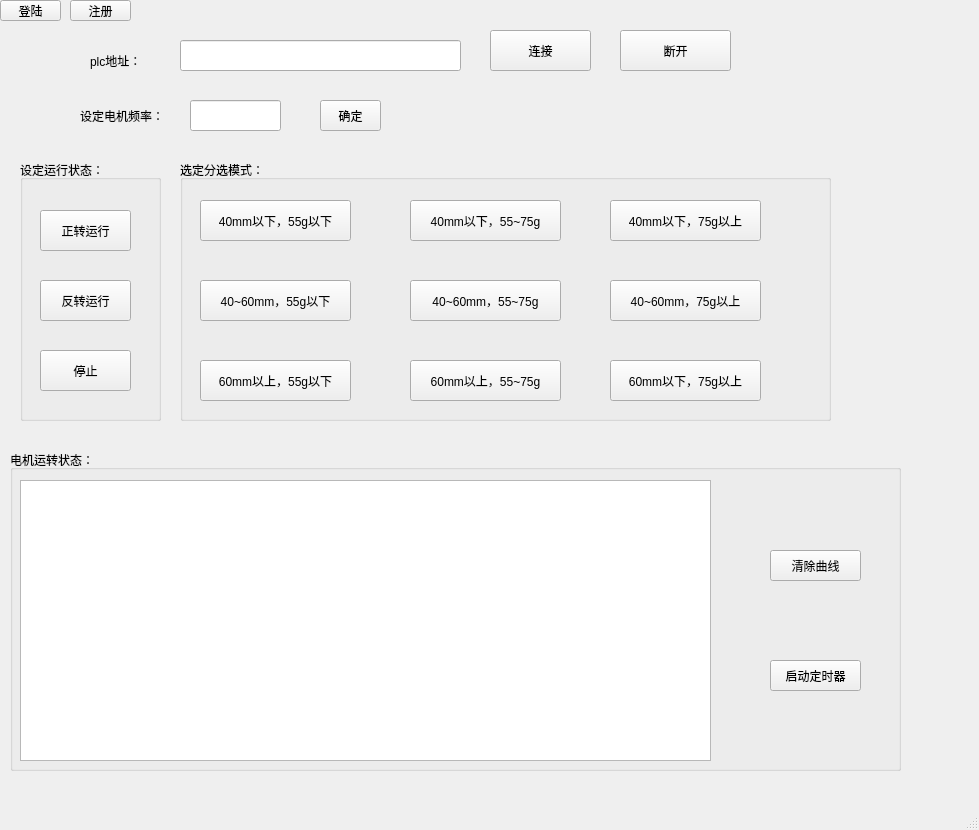
<?xml version="1.0" encoding="UTF-8"?>
<ui version="4.0">
 <class>MainWindow</class>
 <widget class="QMainWindow" name="MainWindow">
  <property name="geometry">
   <rect>
    <x>0</x>
    <y>0</y>
    <width>979</width>
    <height>830</height>
   </rect>
  </property>
  <property name="windowTitle">
   <string>MainWindow</string>
  </property>
  <widget class="QWidget" name="centralwidget">
   <widget class="QPushButton" name="pushButton">
    <property name="geometry">
     <rect>
      <x>490</x>
      <y>30</y>
      <width>101</width>
      <height>41</height>
     </rect>
    </property>
    <property name="text">
     <string>连接</string>
    </property>
   </widget>
   <widget class="QPushButton" name="pushButton_2">
    <property name="geometry">
     <rect>
      <x>620</x>
      <y>30</y>
      <width>111</width>
      <height>41</height>
     </rect>
    </property>
    <property name="text">
     <string>断开</string>
    </property>
   </widget>
   <widget class="QLineEdit" name="lineEdit">
    <property name="geometry">
     <rect>
      <x>180</x>
      <y>40</y>
      <width>281</width>
      <height>31</height>
     </rect>
    </property>
   </widget>
   <widget class="QLabel" name="label">
    <property name="geometry">
     <rect>
      <x>90</x>
      <y>40</y>
      <width>91</width>
      <height>41</height>
     </rect>
    </property>
    <property name="text">
     <string>plc地址：</string>
    </property>
   </widget>
   <widget class="QLabel" name="label_3">
    <property name="geometry">
     <rect>
      <x>80</x>
      <y>105</y>
      <width>101</width>
      <height>21</height>
     </rect>
    </property>
    <property name="text">
     <string>设定电机频率：</string>
    </property>
   </widget>
   <widget class="QLineEdit" name="lineEdit_2">
    <property name="geometry">
     <rect>
      <x>190</x>
      <y>100</y>
      <width>91</width>
      <height>31</height>
     </rect>
    </property>
   </widget>
   <widget class="QGroupBox" name="groupBox">
    <property name="geometry">
     <rect>
      <x>20</x>
      <y>160</y>
      <width>141</width>
      <height>261</height>
     </rect>
    </property>
    <property name="title">
     <string>设定运行状态：</string>
    </property>
    <widget class="QPushButton" name="FW_run">
     <property name="geometry">
      <rect>
       <x>20</x>
       <y>50</y>
       <width>91</width>
       <height>41</height>
      </rect>
     </property>
     <property name="text">
      <string>正转运行</string>
     </property>
    </widget>
    <widget class="QPushButton" name="RW_run">
     <property name="geometry">
      <rect>
       <x>20</x>
       <y>120</y>
       <width>91</width>
       <height>41</height>
      </rect>
     </property>
     <property name="text">
      <string>反转运行</string>
     </property>
    </widget>
    <widget class="QPushButton" name="stop">
     <property name="geometry">
      <rect>
       <x>20</x>
       <y>190</y>
       <width>91</width>
       <height>41</height>
      </rect>
     </property>
     <property name="text">
      <string>停止</string>
     </property>
    </widget>
   </widget>
   <widget class="QGroupBox" name="groupBox_2">
    <property name="geometry">
     <rect>
      <x>180</x>
      <y>160</y>
      <width>651</width>
      <height>261</height>
     </rect>
    </property>
    <property name="title">
     <string>选定分选模式：</string>
    </property>
    <widget class="QPushButton" name="pushButton_14">
     <property name="geometry">
      <rect>
       <x>20</x>
       <y>40</y>
       <width>151</width>
       <height>41</height>
      </rect>
     </property>
     <property name="text">
      <string>40mm以下，55g以下</string>
     </property>
    </widget>
    <widget class="QPushButton" name="pushButton_17">
     <property name="geometry">
      <rect>
       <x>230</x>
       <y>40</y>
       <width>151</width>
       <height>41</height>
      </rect>
     </property>
     <property name="text">
      <string>40mm以下，55~75g</string>
     </property>
    </widget>
    <widget class="QPushButton" name="pushButton_15">
     <property name="geometry">
      <rect>
       <x>20</x>
       <y>120</y>
       <width>151</width>
       <height>41</height>
      </rect>
     </property>
     <property name="text">
      <string>40~60mm，55g以下</string>
     </property>
    </widget>
    <widget class="QPushButton" name="pushButton_16">
     <property name="geometry">
      <rect>
       <x>230</x>
       <y>120</y>
       <width>151</width>
       <height>41</height>
      </rect>
     </property>
     <property name="text">
      <string>40~60mm，55~75g</string>
     </property>
    </widget>
    <widget class="QPushButton" name="pushButton_18">
     <property name="geometry">
      <rect>
       <x>20</x>
       <y>200</y>
       <width>151</width>
       <height>41</height>
      </rect>
     </property>
     <property name="text">
      <string>60mm以上，55g以下</string>
     </property>
    </widget>
    <widget class="QPushButton" name="pushButton_19">
     <property name="geometry">
      <rect>
       <x>230</x>
       <y>200</y>
       <width>151</width>
       <height>41</height>
      </rect>
     </property>
     <property name="text">
      <string>60mm以上，55~75g</string>
     </property>
    </widget>
    <widget class="QPushButton" name="pushButton_20">
     <property name="geometry">
      <rect>
       <x>430</x>
       <y>40</y>
       <width>151</width>
       <height>41</height>
      </rect>
     </property>
     <property name="text">
      <string>40mm以下，75g以上</string>
     </property>
    </widget>
    <widget class="QPushButton" name="pushButton_21">
     <property name="geometry">
      <rect>
       <x>430</x>
       <y>120</y>
       <width>151</width>
       <height>41</height>
      </rect>
     </property>
     <property name="text">
      <string>40~60mm，75g以上</string>
     </property>
    </widget>
    <widget class="QPushButton" name="pushButton_22">
     <property name="geometry">
      <rect>
       <x>430</x>
       <y>200</y>
       <width>151</width>
       <height>41</height>
      </rect>
     </property>
     <property name="text">
      <string>60mm以下，75g以上</string>
     </property>
    </widget>
   </widget>
   <widget class="QGroupBox" name="groupBox_3">
    <property name="geometry">
     <rect>
      <x>10</x>
      <y>450</y>
      <width>891</width>
      <height>321</height>
     </rect>
    </property>
    <property name="title">
     <string>电机运转状态：</string>
    </property>
    <widget class="QChartView" name="graphicsView">
     <property name="geometry">
      <rect>
       <x>10</x>
       <y>30</y>
       <width>691</width>
       <height>281</height>
      </rect>
     </property>
    </widget>
    <widget class="QPushButton" name="btnClear">
     <property name="geometry">
      <rect>
       <x>760</x>
       <y>100</y>
       <width>91</width>
       <height>31</height>
      </rect>
     </property>
     <property name="text">
      <string>清除曲线</string>
     </property>
    </widget>
    <widget class="QPushButton" name="btnStartAndStop">
     <property name="geometry">
      <rect>
       <x>760</x>
       <y>210</y>
       <width>91</width>
       <height>31</height>
      </rect>
     </property>
     <property name="text">
      <string>启动定时器</string>
     </property>
    </widget>
   </widget>
   <widget class="QToolButton" name="login">
    <property name="geometry">
     <rect>
      <x>0</x>
      <y>0</y>
      <width>61</width>
      <height>21</height>
     </rect>
    </property>
    <property name="text">
     <string>登陆</string>
    </property>
   </widget>
   <widget class="QToolButton" name="register_2">
    <property name="geometry">
     <rect>
      <x>70</x>
      <y>0</y>
      <width>61</width>
      <height>21</height>
     </rect>
    </property>
    <property name="text">
     <string>注册</string>
    </property>
   </widget>
   <widget class="QPushButton" name="Freq_set">
    <property name="geometry">
     <rect>
      <x>320</x>
      <y>100</y>
      <width>61</width>
      <height>31</height>
     </rect>
    </property>
    <property name="text">
     <string>确定</string>
    </property>
   </widget>
  </widget>
  <widget class="QMenuBar" name="menubar">
   <property name="geometry">
    <rect>
     <x>0</x>
     <y>0</y>
     <width>979</width>
     <height>26</height>
    </rect>
   </property>
  </widget>
  <widget class="QStatusBar" name="statusbar"/>
 </widget>
 <customwidgets>
  <customwidget>
   <class>QChartView</class>
   <extends>QGraphicsView</extends>
   <header location="global">qchartview.h</header>
  </customwidget>
 </customwidgets>
 <resources/>
 <connections/>
</ui>
